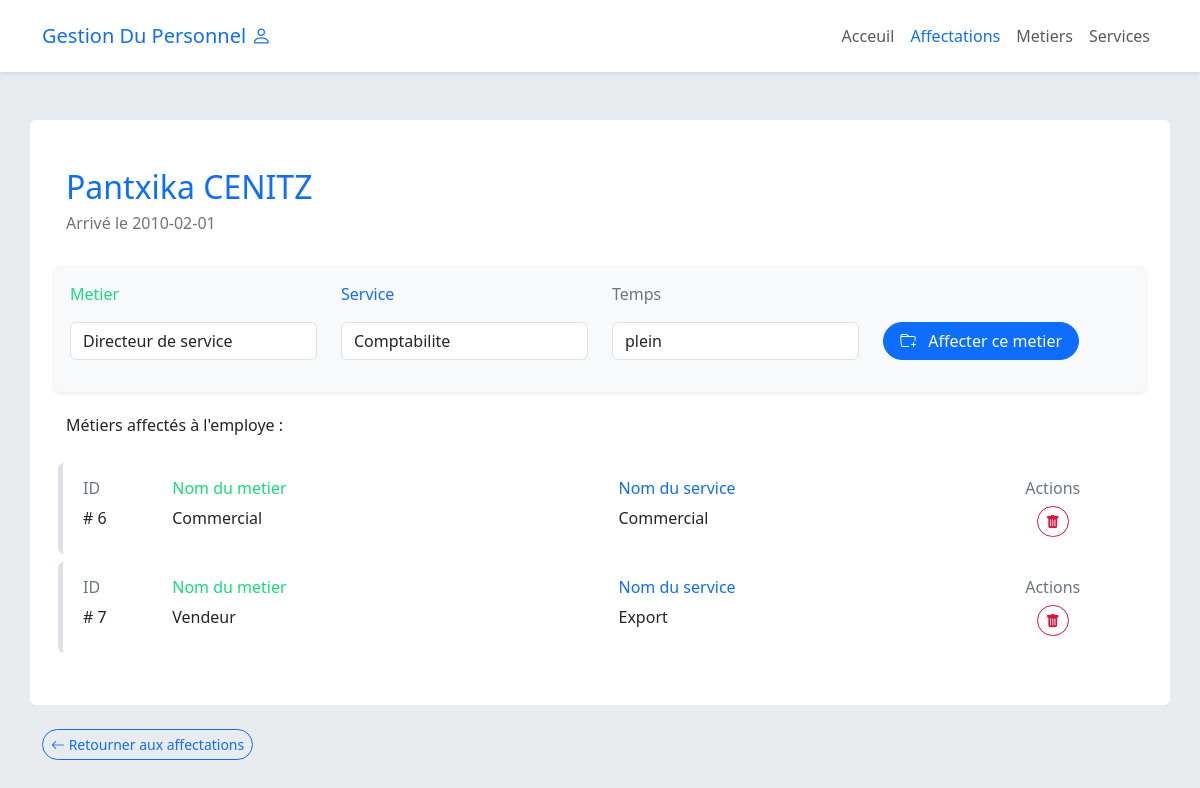
The app's page /pages/affectations/read.php?id=1 with its own data.
### tables this page shows
CREATE TABLE IF NOT EXISTS `employe` (
`id` int(11) NOT NULL,
  `nom` varchar(100) NOT NULL,
  `prenom` varchar(100) NOT NULL,
  `date_naissance` date NOT NULL,
  `date_arrivee` date NOT NULL
);

CREATE TABLE IF NOT EXISTS `exerce` (
  `id_employe` int(11) NOT NULL,
  `id_metier` int(11) NOT NULL,
  `id_service` int(11) NOT NULL,
  `temps` enum('plein','mi-temps','quart-temps') NOT NULL
);

CREATE TABLE IF NOT EXISTS `metier` (
`id` int(11) NOT NULL,
  `nom` varchar(100) NOT NULL
);

CREATE TABLE IF NOT EXISTS `service` (
`id` int(11) NOT NULL,
  `nom` varchar(100) NOT NULL
);

### app/CRUD/Read.php (called while the page is built, shortened)
<?php
trait Read
{
    public static function read(int $id) {
        $className = strtolower(self::class);
        $className = substr($className, strrpos($className, '\\') + 1);
        $connex = Database::connect();
        $result = $connex->query("SELECT * FROM $className WHERE id = $id");
        $data = $result->fetch();
        return $data;
    }
}

### controllers/EmployeController.php (called while the page is built, shortened)
<?php
abstract class EmployeController
{
    public static function read(int $id)
    {
        $data = Employe::read($id);
        $error = '';
        return [
            'data' => $data,
            'error' => $error
        ];
    }
}

### app/Security.php (called while the page is built, shortened)
<?php
class Security
{
    public static function secure($data) {
        $data = trim($data);
        $data = stripslashes($data);
        $data = htmlspecialchars($data);
        return $data;
    }
}

### app/CRUD/Index.php (called while the page is built, shortened)
<?php
trait Index
{
    public static function index(): array {
        $className = strtolower(self::class);
        $className = substr($className, strrpos($className, '\\') + 1);
        $connex = Database::connect();
        $result = $connex->query("SELECT * FROM $className");
        $data = $result->fetchAll();
        return $data;
    }
}

### app/db/Query.php (called while the page is built, shortened)
<?php
class Query
{
    private string $sql;
    private string $error = '';
    private array $data = [];
    public function __construct(string $SQL)
    {
        $this->sql = $SQL;
    }
    public function getResult(): array {
        $connex = Database::connect();
        try {
            $result = $connex->query($this->sql);
            $this->data = $result->fetchAll();
        } catch(PDOException $e) {
            $this->error = 'Erreur : sql invalide !';
            Database::disconnect();
        }
        return [
            'data' => $this->data,
            'error' => $this->error
        ];
    }
}

### app/models/Employe.php (called while the page is built, shortened)
<?php
class Employe implements Model
{
    public static function getMetiers(int $id)
    {
        $query = new Query("SELECT DISTINCT
                                metier.id AS id_metier,
                                metier.nom AS nom_metier,
                                service.id AS id_service,
                                service.nom AS nom_service,
                                exerce.temps AS temps
                            FROM
                                exerce
                            INNER JOIN metier ON exerce.id_metier = metier.id
                            INNER JOIN service ON exerce.id_service = service.id
                            WHERE exerce.id_employe = $id
                            ");
        return $query->getResult()['data'];
    }
}

### pages/affectations/read.php (the view, shortened to what this page needs)
<?php
require_once '../layout/header.php';
$id = -1;
$metiersEmploye = null;
$metiers = Metier::index();
$services = Service::index();
if ($_GET && Security::isNumber($_GET['id'])) {
    $id = Security::secure($_GET['id']);
    $metiersEmploye = Employe::getMetiers($id);
}
$resultat = EmployeController::read($id);
$employe = $resultat['data'];
?>
<?php if ($resultat['error']) : ?>
    <div class="alert alert-danger border-0 border-start border-5 border-danger">
        <?= $resultat['error'] ?>
    </div>
<?php else : ?>
    <div class="bg-white mt-4 px-4 py-5 rounded row">
        <h2 class="text-primary"><?= $employe->prenom . ' ' . $employe->nom ?></h2>
        <p class="text-secondary h6">Arrivé le <?= $employe->date_arrivee ?></p>
        <div class="my-4 px-0">
            <form method="POST"  action="<?=  Security::secure($_SERVER['PHP_SELF']) . '?id='. $id ?>" class="form bg-light  p-3 rounded shadow-sm ">
                <div class="row align-items-end">
                    <div class="col-md-3 form-group mb-3">
                        <label class="mb-3 text-success">Metier</label>
                        <select name="id_metier" class="form-control">
                            <?php foreach($metiers as $metier) : ?>
                                <option value="<?= $metier->id ?>"><?= $metier->nom ?></option>
                            <?php endforeach ?>
                        </select>
                    </div>
                    <div class="col-md-3 form-group mb-3">
                        <label class="mb-3 text-primary">Service</label>
                        <select name="id_service" class="form-control">
                            <?php foreach($services as $service) : ?>
                                <option value="<?= $service->id ?>"><?= $service->nom ?></option>
                            <?php endforeach ?>
                        </select>
                    </div>
                    <div class="col-md-3 form-group mb-3">
                        <label class="mb-3 text-secondary">Temps</label>
                        <select name="temps" class="form-control">
                            <option value="plein">plein</option>
                        </select>
                    </div>
                    <div class="col-md-3 form-group mb-3">
                        <button class="btn btn-primary rounded-pill px-3" name="addAffectation"><i class="bi bi-folder-plus me-2"></i> Affecter ce metier</button>
                    </div>
                </div>
            </form>
        </div>
        <p class="h6 mb-4">Métier<?= count($metiersEmploye) > 1 ? 's' : '' ?> affecté<?= count($metiersEmploye) > 1 ? 's' : '' ?>  à l'employe : </p>
        <?php if(!$metiersEmploye) : ?>
            <div class="border-0 border-start border-info border-5 alert alert-info py-4">
                Cet employe n'a pas encore été affecté à un metier...
            </div>
        <?php else : ?>
            <?php foreach ($metiersEmploye as $metier) : ?>
                <div class="mx-1 row bg-white p-2 rounded border-start my-1 border-5">
                    <div class="col-sm-1">
                        <div class="h6 text-secondary my-2">ID</div>
                        <p># <?= $metier->id_metier ?></p>
                    </div>
                    <div class="col-sm-5">
                        <div class="h6 text-success my-2">Nom du metier</div>
                        <p><?= $metier->nom_metier ?></p>
                    </div>
                    <div class="col-sm-4">
                        <div class="h6 text-primary my-2">Nom du service</div>
                        <p><?= $metier->nom_service?></p>
                    </div>
                    <div class="col-sm-2 text-center">
                        <div class="h6 text-secondary my-2">Actions</div>
                        <div>
                            <form method="POST" action="<?=  Security::secure($_SERVER['PHP_SELF']) . '?id='. $id ?>">
                                <button class="btn btn-outline-danger btn-sm rounded-pill" data-bs-toggle="tooltip" data-bs-placement="bottom" title="Supprimer" type="submit" name="deleteAffectation"><i class="bi-trash-fill"></i></button>
                            </form>
                        </div>
                    </div>
                </div>
            <?php endforeach ?>
        <?php endif ?>
    </div>
<?php endif ?>
<div class="my-4">
    <a href="../affectations/index.php" class="btn btn-sm btn-outline-primary rounded-pill"><i class="bi-arrow-left"></i> Retourner aux affectations</a>
</div>
<?php require_once '../layout/footer.php' ?>

### assets/css/style.css (style rules this page uses)
body { background: var(--bs-gray-200); }
.text-success { color: #14DC7F !important; }
.btn-outline-danger { color: crimson; border-color: crimson; }

### records on screen
employe: prenom "Pantxika", nom "CENITZ", date_arrivee "2010-02-01"
exerce: id_metier "6", id_metier.nom "Commercial", id_service.nom "Commercial"
exerce: id_metier "7", id_metier.nom "Vendeur", id_service.nom "Export"

### other values on screen
form field id_metier "Directeur de service"
form field id_service "Comptabilite"
